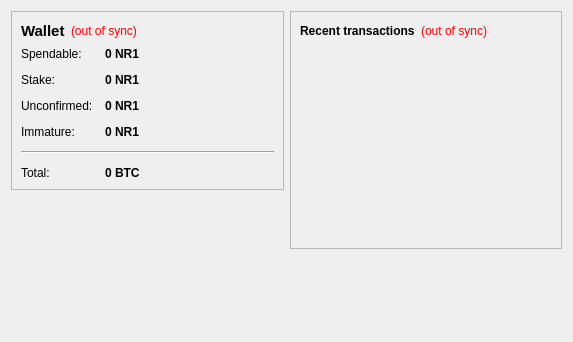
<?xml version="1.0" encoding="UTF-8"?>
<ui version="4.0">
 <class>OverviewPage</class>
 <widget class="QWidget" name="OverviewPage">
  <property name="geometry">
   <rect>
    <x>0</x>
    <y>0</y>
    <width>573</width>
    <height>342</height>
   </rect>
  </property>
  <property name="windowTitle">
   <string>Form</string>
  </property>
  <layout class="QHBoxLayout" name="horizontalLayout" stretch="1,1">
   <item>
    <layout class="QVBoxLayout" name="verticalLayout_2">
     <item>
      <widget class="QFrame" name="frame">
       <property name="frameShape">
        <enum>QFrame::StyledPanel</enum>
       </property>
       <property name="frameShadow">
        <enum>QFrame::Raised</enum>
       </property>
       <layout class="QVBoxLayout" name="verticalLayout_4">
        <item>
         <layout class="QHBoxLayout" name="horizontalLayout_4">
          <item>
           <widget class="QLabel" name="label_5">
            <property name="font">
             <font>
              <pointsize>11</pointsize>
              <weight>75</weight>
              <bold>true</bold>
             </font>
            </property>
            <property name="text">
             <string>Wallet</string>
            </property>
           </widget>
          </item>
          <item>
           <widget class="QLabel" name="labelWalletStatus">
            <property name="toolTip">
             <string>The displayed information may be out of date. Your wallet automatically synchronizes with the NR1 network after a connection is established, but this process has not completed yet.</string>
            </property>
            <property name="styleSheet">
             <string notr="true">QLabel { color: red; }</string>
            </property>
            <property name="text">
             <string notr="true">(out of sync)</string>
            </property>
            <property name="alignment">
             <set>Qt::AlignLeading|Qt::AlignLeft|Qt::AlignVCenter</set>
            </property>
           </widget>
          </item>
          <item>
           <spacer name="horizontalSpacer_2">
            <property name="orientation">
             <enum>Qt::Horizontal</enum>
            </property>
            <property name="sizeHint" stdset="0">
             <size>
              <width>40</width>
              <height>20</height>
             </size>
            </property>
           </spacer>
          </item>
         </layout>
        </item>
        <item>
         <layout class="QFormLayout" name="formLayout_2">
          <property name="fieldGrowthPolicy">
           <enum>QFormLayout::AllNonFixedFieldsGrow</enum>
          </property>
          <property name="horizontalSpacing">
           <number>12</number>
          </property>
          <property name="verticalSpacing">
           <number>12</number>
          </property>
          <item row="0" column="0">
           <widget class="QLabel" name="label">
            <property name="text">
             <string>Spendable:</string>
            </property>
           </widget>
          </item>
          <item row="0" column="1">
           <widget class="QLabel" name="labelBalance">
            <property name="font">
             <font>
              <weight>75</weight>
              <bold>true</bold>
             </font>
            </property>
            <property name="cursor">
             <cursorShape>IBeamCursor</cursorShape>
            </property>
            <property name="toolTip">
             <string>Your current spendable balance</string>
            </property>
            <property name="text">
             <string notr="true">0 NR1</string>
            </property>
            <property name="textInteractionFlags">
             <set>Qt::LinksAccessibleByMouse|Qt::TextSelectableByKeyboard|Qt::TextSelectableByMouse</set>
            </property>
           </widget>
          </item>
          <item row="1" column="0">
           <widget class="QLabel" name="label_6">
            <property name="text">
             <string>Stake:</string>
            </property>
           </widget>
          </item>
          <item row="1" column="1">
           <widget class="QLabel" name="labelStake">
            <property name="font">
             <font>
              <weight>75</weight>
              <bold>true</bold>
             </font>
            </property>
            <property name="cursor">
             <cursorShape>IBeamCursor</cursorShape>
            </property>
            <property name="toolTip">
             <string>Total of coins that was staked, and do not yet count toward the current balance</string>
            </property>
            <property name="text">
             <string notr="true">0 NR1</string>
            </property>
            <property name="textInteractionFlags">
             <set>Qt::LinksAccessibleByMouse|Qt::TextSelectableByKeyboard|Qt::TextSelectableByMouse</set>
            </property>
           </widget>
          </item>
          <item row="2" column="0">
           <widget class="QLabel" name="label_3">
            <property name="text">
             <string>Unconfirmed:</string>
            </property>
           </widget>
          </item>
          <item row="2" column="1">
           <widget class="QLabel" name="labelUnconfirmed">
            <property name="font">
             <font>
              <weight>75</weight>
              <bold>true</bold>
             </font>
            </property>
            <property name="cursor">
             <cursorShape>IBeamCursor</cursorShape>
            </property>
            <property name="toolTip">
             <string>Total of transactions that have yet to be confirmed, and do not yet count toward the current balance</string>
            </property>
            <property name="text">
             <string notr="true">0 NR1</string>
            </property>
            <property name="textInteractionFlags">
             <set>Qt::LinksAccessibleByMouse|Qt::TextSelectableByKeyboard|Qt::TextSelectableByMouse</set>
            </property>
           </widget>
          </item>
          <item row="3" column="0">
           <widget class="QLabel" name="labelImmatureText">
            <property name="text">
             <string>Immature:</string>
            </property>
           </widget>
          </item>
          <item row="3" column="1">
           <widget class="QLabel" name="labelImmature">
            <property name="font">
             <font>
              <weight>75</weight>
              <bold>true</bold>
             </font>
            </property>
            <property name="toolTip">
             <string>Mined balance that has not yet matured</string>
            </property>
            <property name="text">
             <string notr="true">0 NR1</string>
            </property>
            <property name="textInteractionFlags">
             <set>Qt::LinksAccessibleByMouse|Qt::TextSelectableByKeyboard|Qt::TextSelectableByMouse</set>
            </property>
           </widget>
          </item>
          <item row="4" column="0" colspan="2">
           <widget class="Line" name="line">
            <property name="orientation">
             <enum>Qt::Horizontal</enum>
            </property>
           </widget>
          </item>
          <item row="5" column="0">
           <widget class="QLabel" name="labelTotalText">
            <property name="text">
             <string>Total:</string>
            </property>
           </widget>
          </item>
          <item row="5" column="1">
           <widget class="QLabel" name="labelTotal">
            <property name="font">
             <font>
              <weight>75</weight>
              <bold>true</bold>
             </font>
            </property>
            <property name="cursor">
             <cursorShape>IBeamCursor</cursorShape>
            </property>
            <property name="toolTip">
             <string>Your current total balance</string>
            </property>
            <property name="text">
             <string notr="true">0 BTC</string>
            </property>
            <property name="textInteractionFlags">
             <set>Qt::LinksAccessibleByMouse|Qt::TextSelectableByKeyboard|Qt::TextSelectableByMouse</set>
            </property>
           </widget>
          </item>
         </layout>
        </item>
       </layout>
      </widget>
     </item>
     <item>
      <spacer name="verticalSpacer">
       <property name="orientation">
        <enum>Qt::Vertical</enum>
       </property>
       <property name="sizeHint" stdset="0">
        <size>
         <width>20</width>
         <height>40</height>
        </size>
       </property>
      </spacer>
     </item>
    </layout>
   </item>
   <item>
    <layout class="QVBoxLayout" name="verticalLayout_3">
     <item>
      <widget class="QFrame" name="frame_2">
       <property name="frameShape">
        <enum>QFrame::StyledPanel</enum>
       </property>
       <property name="frameShadow">
        <enum>QFrame::Raised</enum>
       </property>
       <layout class="QVBoxLayout" name="verticalLayout">
        <item>
         <layout class="QHBoxLayout" name="horizontalLayout_2">
          <item>
           <widget class="QLabel" name="label_4">
            <property name="text">
             <string>&lt;b&gt;Recent transactions&lt;/b&gt;</string>
            </property>
           </widget>
          </item>
          <item>
           <widget class="QLabel" name="labelTransactionsStatus">
            <property name="toolTip">
             <string>The displayed information may be out of date. Your wallet automatically synchronizes with the NR1 network after a connection is established, but this process has not completed yet.</string>
            </property>
            <property name="styleSheet">
             <string notr="true">QLabel { color: red; }</string>
            </property>
            <property name="text">
             <string notr="true">(out of sync)</string>
            </property>
            <property name="alignment">
             <set>Qt::AlignRight|Qt::AlignTrailing|Qt::AlignVCenter</set>
            </property>
           </widget>
          </item>
          <item>
           <spacer name="horizontalSpacer">
            <property name="orientation">
             <enum>Qt::Horizontal</enum>
            </property>
            <property name="sizeHint" stdset="0">
             <size>
              <width>40</width>
              <height>20</height>
             </size>
            </property>
           </spacer>
          </item>
         </layout>
        </item>
        <item>
         <widget class="QListView" name="listTransactions">
          <property name="styleSheet">
           <string notr="true">QListView { background: transparent; }</string>
          </property>
          <property name="frameShape">
           <enum>QFrame::NoFrame</enum>
          </property>
          <property name="verticalScrollBarPolicy">
           <enum>Qt::ScrollBarAlwaysOff</enum>
          </property>
          <property name="horizontalScrollBarPolicy">
           <enum>Qt::ScrollBarAlwaysOff</enum>
          </property>
          <property name="selectionMode">
           <enum>QAbstractItemView::NoSelection</enum>
          </property>
         </widget>
        </item>
       </layout>
      </widget>
     </item>
     <item>
      <spacer name="verticalSpacer_2">
       <property name="orientation">
        <enum>Qt::Vertical</enum>
       </property>
       <property name="sizeHint" stdset="0">
        <size>
         <width>20</width>
         <height>40</height>
        </size>
       </property>
      </spacer>
     </item>
    </layout>
   </item>
  </layout>
 </widget>
 <resources/>
 <connections/>
</ui>
